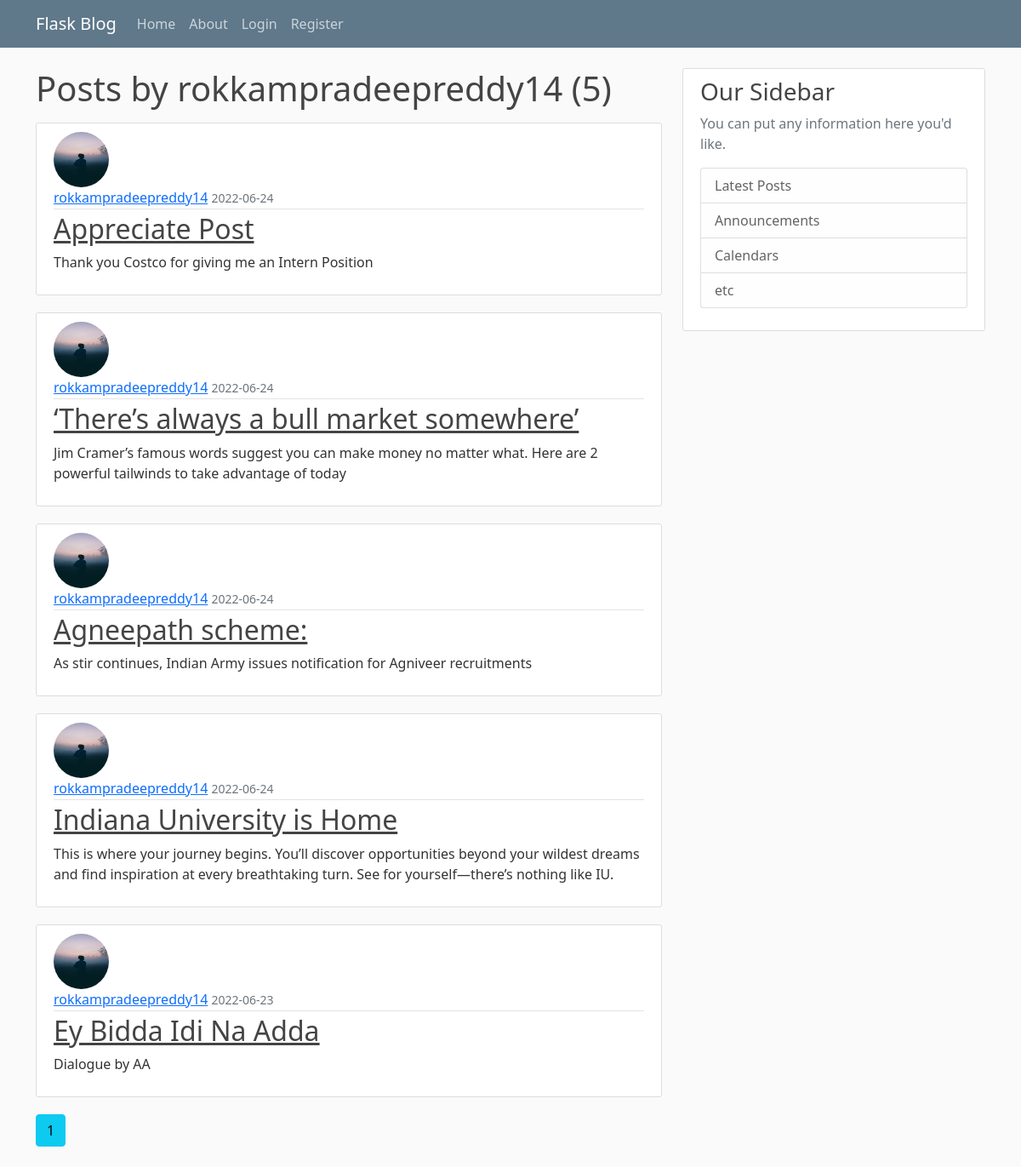
/user/rokkampradeepreddy14, run on the app's committed database.
### flaskblog/models.py (models this page shows, shortened)
class User(db.Model,UserMixin):
    id =db.Column(db.Integer, primary_key=True)
    username = db.Column(db.String(20),unique=True,nullable=False)
    email = db.Column(db.String(120),unique=True,nullable=False)
    image_file = db.Column(db.String(20),  nullable=False, default='default.jpg')
    password= db.Column(db.String(60),nullable=False)
    posts = db.relationship('Post',backref='author',lazy=True)

class Post(db.Model):
    id =db.Column(db.Integer, primary_key=True)
    title=db.Column(db.String(100),nullable=False)
    date_posted=db.Column(db.DateTime,nullable=False, default=datetime.utcnow)
    content= db.Column(db.Text, nullable=False)
    user_id= db.Column(db.Integer, db.ForeignKey('user.id'),nullable=False)

### flaskblog/routes.py (the view)
@app.route("/user/<string:username>")
def user_posts(username):
    page = request.args.get('page',1,type=int)
    user=User.query.filter_by(username=username).first_or_404()
    posts= Post.query.filter_by(author=user).order_by(Post.date_posted.desc()).paginate(page=page,per_page=5)
    return render_template('user_post.html',posts=posts,user=user)

### flaskblog/templates/user_post.html (shortened to what this page needs)
{% extends "layout.html" %}
{% block content %}
    <h1 class="mb-3"> Posts by {{user.username}} ({{posts.total}})</h1>
    {% for post in posts.items %}
        <article class="media content-section">
            <img class="rounded-circle article-img" src="{{url_for('static',filename='profile_pics/'+post.author.image_file)}}">
            <div class="media-body">
            <div class="article-metadata">
                <a class="mr-2" href="{{url_for('user_posts',username=post.author.username)}}">{{ post.author.username }}</a>
                <small class="text-muted">{{ post.date_posted.strftime('%Y-%m-%d') }}</small>
            </div>
            <h2><a class="article-title" href="{{ url_for('post',post_id=post.id)}}">{{ post.title }}</a></h2>
            <p class="article-content">{{ post.content }}</p>
            </div>
        </article>
    {% endfor %}
    {% for page_num in posts.iter_pages(left_edge=1,right_edge=1,left_current=1,right_current=2) %}
        {% if page_num %}
            {% if posts.page ==page_num %}
            <a class="btn btn-info mb-4" href="{{url_for('user_posts',username=user.username,page=page_num)}}">{{page_num}}</a>
            {% else %}
            <a class="btn btn-outline-info mb-4" href="{{url_for('user_posts',username=user.username,page=page_num)}}">{{page_num}}</a>
            {% endif %}
        {% endif %}
    {% endfor %}
{% endblock  content%}

### flaskblog/static/main.css (style rules this page uses)
body { background: #fafafa; color: #333333; margin-top: 5rem; }
h1, h2, h3, h4, h5, h6 { color: #444444; }
.content-section { background: #ffffff; padding: 10px 20px; border: 1px solid #dddddd; border-radius: 3px; margin-bottom: 20px; }
.article-title { color: #444444; }
.article-content { white-space: pre-line; }
.article-img { height: 65px; width: 65px; margin-right: 16px; }
.article-metadata { padding-bottom: 1px; margin-bottom: 4px; border-bottom: 1px solid #e3e3e3 }

### data on the page
User: username "rokkampradeepreddy14"
Post: image_file (placeholder picture), author.username "rokkampradeepreddy14", date_posted "2022-06-24", title "Appreciate Post", content "Thank you Costco for giving me an Intern Position"
Post: image_file (placeholder picture), author.username "rokkampradeepreddy14", date_posted "2022-06-24", title "‘There’s always a bull market somewhere’", content "Jim Cramer’s famous words suggest you can make money no matter what. Here are 2 powerful tailwinds to take advantage of today"
Post: image_file (placeholder picture), author.username "rokkampradeepreddy14", date_posted "2022-06-24", title "Agneepath scheme:", content "As stir continues, Indian Army issues notification for Agniveer recruitments"
Post: image_file (placeholder picture), author.username "rokkampradeepreddy14", date_posted "2022-06-24", title "Indiana University is Home", content "This is where your journey begins. You’ll discover opportunities beyond your wildest dreams and find inspiration at every breathtaking turn. See for yourself—there’s nothing like IU."
Post: image_file (placeholder picture), author.username "rokkampradeepreddy14", date_posted "2022-06-23", title "Ey Bidda Idi Na Adda", content "Dialogue by AA"

### other printed values
{{ posts.total }} "5"
{{ page_num }} "1"
